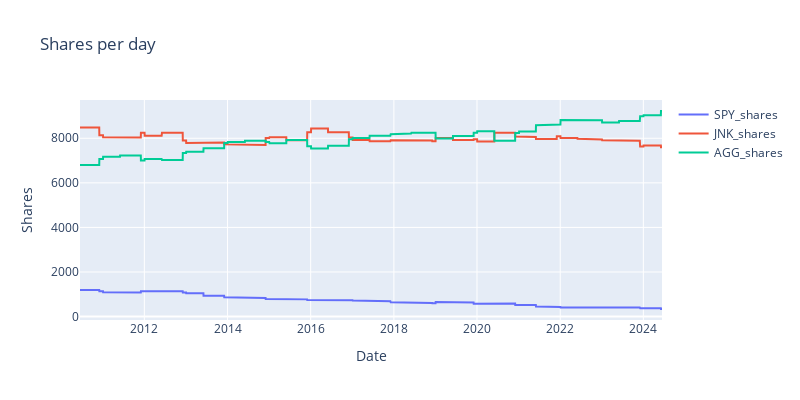
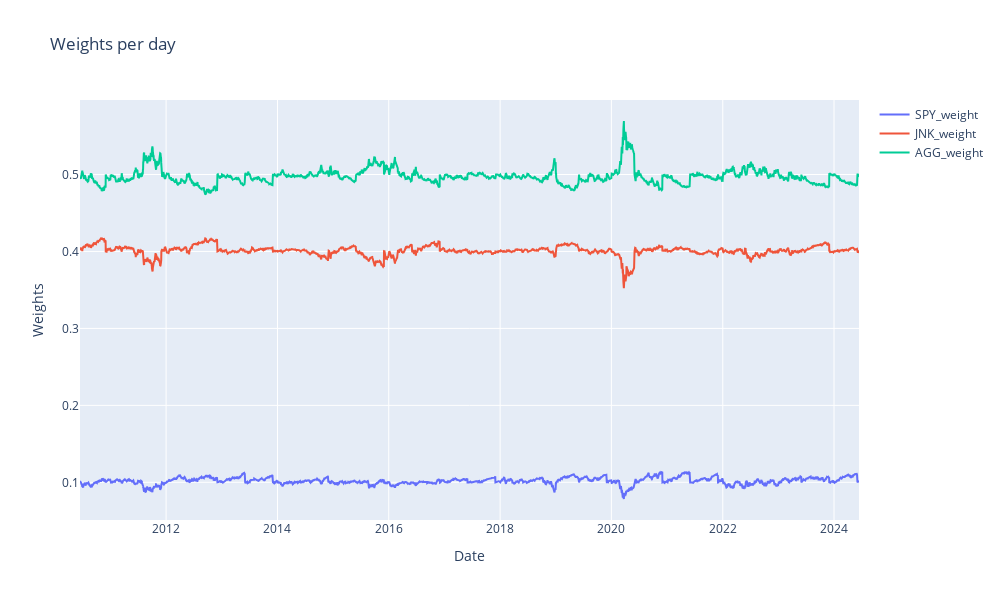

The notebook cell saved with these charts, in order:
### Code cell
fig = go.Figure()

# Loop through each stock and add a trace for its shares
for stock in stocks:
    fig.add_trace(go.Scatter(x=stock_data.index, y=shares_df[stock+'_shares'], mode='lines', name=stock+'_shares'))

fig.update_layout(title='Shares per day',
                  xaxis_title='Date',
                  yaxis_title='Shares',
                  width=800,
                  height=400)

fig.show()

fig = go.Figure()

# Loop through each stock and add a trace for its shares
for stock in stocks:
    fig.add_trace(go.Scatter(x=stock_data.index, y=stock_data[stock + '_weight'], mode='lines', name=stock + '_weight'))

fig.update_layout(title='Weights per day',
                  xaxis_title='Date',
                  yaxis_title='Weights',
                  width=1000,
                  height=600)

fig.show()

### Figure 1 — Plotly figure (JSON) as saved in the notebook; plotly's stock layout.template omitted (floating-point values rounded to 4 significant figures; data arrays with more than 128 entries replaced by an {"elided": "..."} marker saying what was removed)
{"data": [{"mode": "lines", "name": "SPY_shares", "type": "scatter", "x": {"elided": "3524 str values"}, "y": {"elided": "3525 int values"}}, {"mode": "lines", "name": "JNK_shares", "type": "scatter", "x": {"elided": "3524 str values"}, "y": {"elided": "3525 int values"}}, {"mode": "lines", "name": "AGG_shares", "type": "scatter", "x": {"elided": "3524 str values"}, "y": {"elided": "3525 int values"}}], "layout": {"height": 400, "title": {"text": "Shares per day"}, "width": 800, "xaxis": {"title": {"text": "Date"}}, "yaxis": {"title": {"text": "Shares"}}}}

### Figure 2 — Plotly figure (JSON) as saved in the notebook; plotly's stock layout.template omitted (floating-point values rounded to 4 significant figures; data arrays with more than 128 entries replaced by an {"elided": "..."} marker saying what was removed)
{"data": [{"mode": "lines", "name": "SPY_weight", "type": "scatter", "x": {"elided": "3524 str values"}, "y": {"elided": "3524 float values"}}, {"mode": "lines", "name": "JNK_weight", "type": "scatter", "x": {"elided": "3524 str values"}, "y": {"elided": "3524 float values"}}, {"mode": "lines", "name": "AGG_weight", "type": "scatter", "x": {"elided": "3524 str values"}, "y": {"elided": "3524 float values"}}], "layout": {"height": 600, "title": {"text": "Weights per day"}, "width": 1000, "xaxis": {"title": {"text": "Date"}}, "yaxis": {"title": {"text": "Weights"}}}}
